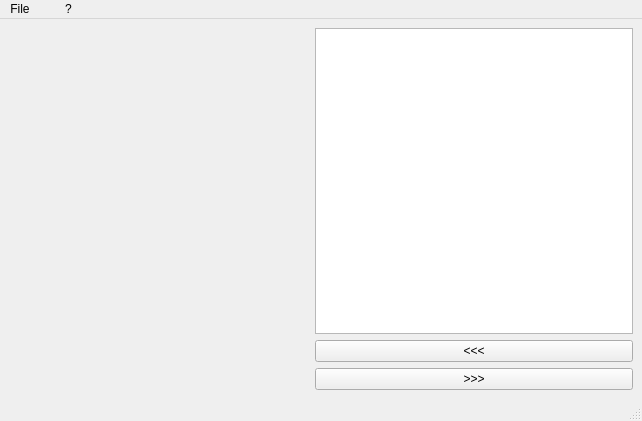
<?xml version="1.0" encoding="UTF-8"?>
<ui version="4.0">
 <class>QrCode</class>
 <widget class="QMainWindow" name="QrCode">
  <property name="geometry">
   <rect>
    <x>0</x>
    <y>0</y>
    <width>642</width>
    <height>421</height>
   </rect>
  </property>
  <property name="windowTitle">
   <string>Read and Generate QrCode</string>
  </property>
  <widget class="QWidget" name="centralwidget">
   <layout class="QHBoxLayout" name="horizontalLayout">
    <item>
     <widget class="QLabel" name="label">
      <property name="minimumSize">
       <size>
        <width>300</width>
        <height>300</height>
       </size>
      </property>
      <property name="text">
       <string/>
      </property>
     </widget>
    </item>
    <item>
     <layout class="QVBoxLayout" name="verticalLayout">
      <item>
       <widget class="QTextEdit" name="textEdit"/>
      </item>
      <item>
       <widget class="QPushButton" name="btn1">
        <property name="text">
         <string>&lt;&lt;&lt;</string>
        </property>
       </widget>
      </item>
      <item>
       <widget class="QPushButton" name="btn2">
        <property name="text">
         <string>&gt;&gt;&gt;</string>
        </property>
       </widget>
      </item>
     </layout>
    </item>
   </layout>
  </widget>
  <widget class="QMenuBar" name="menubar">
   <property name="geometry">
    <rect>
     <x>0</x>
     <y>0</y>
     <width>642</width>
     <height>22</height>
    </rect>
   </property>
   <widget class="QMenu" name="menuLoad">
    <property name="title">
     <string>File</string>
    </property>
    <addaction name="actionLoad"/>
    <addaction name="actionSave"/>
   </widget>
   <widget class="QMenu" name="menuHelp">
    <property name="title">
     <string>?</string>
    </property>
    <addaction name="actionActualiser"/>
    <addaction name="actionQuitter"/>
   </widget>
   <widget class="QMenu" name="menu">
    <property name="title">
     <string>  </string>
    </property>
   </widget>
   <addaction name="menuLoad"/>
   <addaction name="menu"/>
   <addaction name="menuHelp"/>
  </widget>
  <widget class="QStatusBar" name="statusbar"/>
  <action name="actionLoad">
   <property name="text">
    <string>Ajouter</string>
   </property>
  </action>
  <action name="actionSave">
   <property name="text">
    <string>Enregistrer</string>
   </property>
  </action>
  <action name="actionActualiser">
   <property name="text">
    <string>Actualiser</string>
   </property>
  </action>
  <action name="actionQuitter">
   <property name="text">
    <string>Quitter</string>
   </property>
  </action>
 </widget>
 <resources/>
 <connections/>
</ui>
